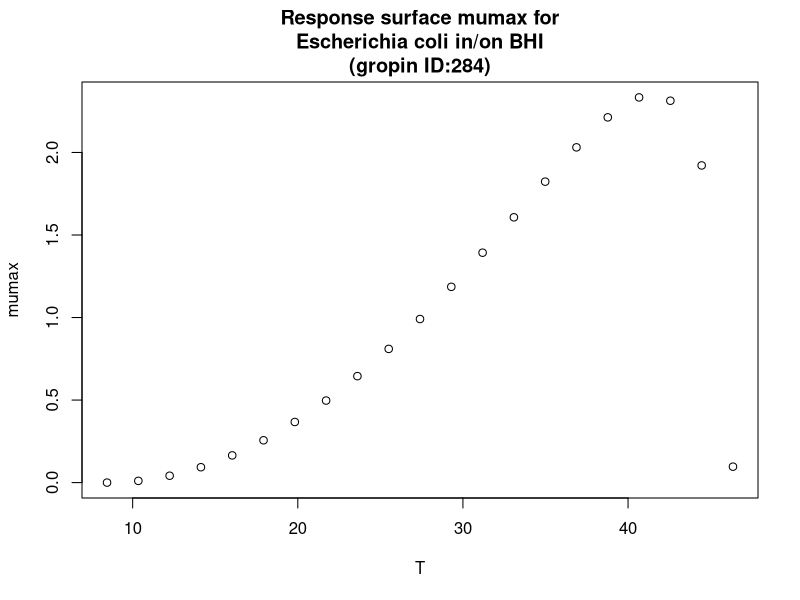

This figure's R source:
#############################
# start of Parameter script
#############################
T <- seq(8.44844,46.3536463536464,length.out=21)
#############################
# end of Parameter script
#############################
############################# 
# start of Model script Gropin ID 284 
#############################
 
# constant coefficients for this model
 
variables <- data.frame(T)
argumentsPar <- expand.grid(variables)
 
# heart of the model
response_surface <- function(T) {
   mumax <-(2.35*((T-8.44)^2)*(T-46.4))/((41.5-8.44)*((41.5-8.44)*(T-41.5)-(41.5-46.4)*(8.44+41.5-2*T)))

return(mumax=mumax)
} 

# output parameters
responseSurface <- cbind(argumentsPar,response_surface(argumentsPar['T']))
colnames(responseSurface) <- c(colnames(argumentsPar),'mumax')
#############################
# End of Model script
#############################
############################# 
# start of Visualisation script Gropin ID 284 
#############################
plot(T,responseSurface$'mumax',xlab='T',
                          ylab='mumax',main='Response surface mumax for
Escherichia coli in/on BHI
(gropin ID:284)')
#############################
# End of Visualisation script
#############################
